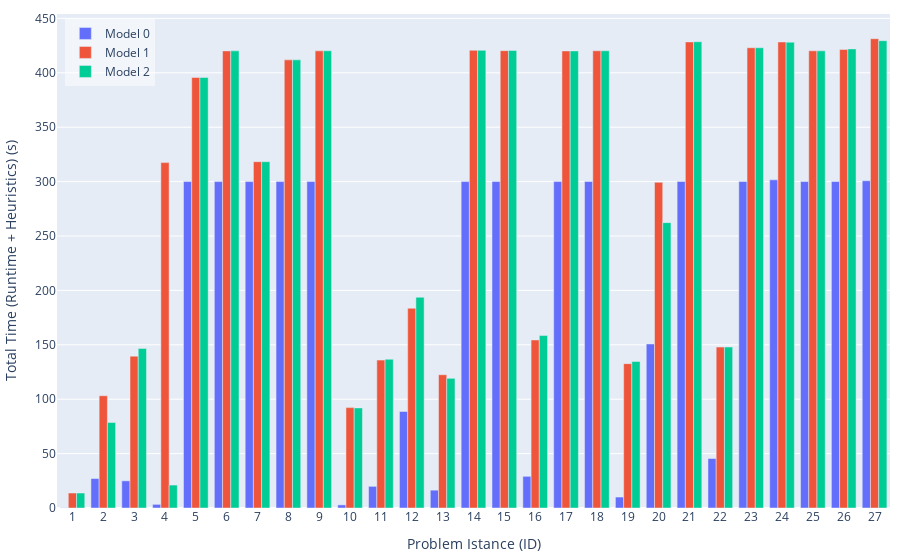

The code cell stored with this chart in its notebook:
### Code cell
import plotly.graph_objects as go

# Create bar plot with visible zeros
hovertemplate_text='Model: %{customdata[0]}<br>ID: %{x}<br>Gap: %{text}%<br>Nodes: %{customdata[1]}<br>Runtime: %{customdata[2]} s<extra></extra>'
fig = go.Figure(data=[
    go.Bar(
        name='Model 0', 
        x=df0['ID'], 
        y=df0['total_time'],
        text=df0['gap'].apply(lambda x: f'{x:.2f}'),  # Format text to 2 decimal places
        # Create a 2D array with multiple columns
        customdata=np.dstack((df0['model'], df0['nodes'], df0['total_time'].apply(lambda x: f'{x:.2f}')))[0],
        textposition='none',
        hovertemplate=hovertemplate_text
    ),
    go.Bar(
        name='Model 1', 
        x=df1['ID'], 
        y=df1['total_time'],
        text=df1['gap'].apply(lambda x: f'{x:.2f}'),
        customdata=np.dstack((df1['model'], df1['nodes'], df1['total_time'].apply(lambda x: f'{x:.2f}')))[0],
        textposition='none',
        hovertemplate=hovertemplate_text
    ),
    go.Bar(
        name='Model 2', 
        x=df2['ID'], 
        y=df2['total_time'],
        text=df2['gap'].apply(lambda x: f'{x:.2f}'),
        customdata=np.dstack((df2['model'], df2['nodes'], df2['total_time'].apply(lambda x: f'{x:.2f}')))[0],
        textposition='none',
        hovertemplate=hovertemplate_text
    ),
])

# Add a subtle visual indication for zero values
fig.update_layout(
    autosize=True,   # let the container size drive the plot
    margin=dict(l=10, r=10, t=10, b=10),    # width=1000,
    # width=1000,
    # height=600,
    barmode='group',
    yaxis = dict(
        title = 'Total Time (Runtime + Heuristics) (s)',
    ),
    xaxis = dict(
        title = 'Problem Istance (ID)',
        tickmode = 'array',
        tickvals = list(range(0, 28)),
        ticktext = list(range(0, 28)),
    ),
    legend=dict(
        x=0.01,
        y=0.99,
        xanchor='left',
        yanchor='top',
        bgcolor='rgba(255, 255, 255, 0.5)'
    )
)

fig.show()


# # Save as HTML
# div_schedule = plot(
#     fig, include_plotlyjs=True, config={"responsive": True}, output_type="div"
# )
# # write div snippet to file
# with open('../docs/images/results-total-time.html', 'w') as f:
#     f.write(div_schedule)

### Figure 1 — Plotly figure (JSON) as saved in the notebook; plotly's stock layout.template omitted (floating-point values rounded to 4 significant figures)
{"data": [{"customdata": [[0, 3, "0.22"], [0, 931, "27.07"], [0, 193, "24.98"], [0, 641, "3.34"], [0, 5543, "300.00"], [0, 616, "300.00"], [0, 26677, "300.00"], [0, 751, "300.01"], [0, 735, "300.01"], [0, 60, "2.87"], [0, 3, "19.91"], [0, 59, "88.71"], [0, 403, "16.40"], [0, 1035, "300.00"], [0, 82, "300.02"], [0, 1132, "29.12"], [0, 701, "300.00"], [0, 1, "300.13"], [0, 3, "10.07"], [0, 3, "150.74"], [0, 1, "300.13"], [0, 74, "45.49"], [0, 1, "300.02"], [0, 1, "301.61"], [0, 1625, "300.07"], [0, 1, "300.04"], [0, 1, "300.78"]], "hovertemplate": "Model: %{customdata[0]}<br>ID: %{x}<br>Gap: %{text}%<br>Nodes: %{customdata[1]}<br>Runtime: %{customdata[2]} s<extra></extra>", "name": "Model 0", "text": ["0.00", "0.00", "0.01", "0.00", "inf", "inf", "253.21", "inf", "inf", "0.00", "0.00", "0.00", "0.00", "inf", "inf", "0.00", "inf", "inf", "0.00", "0.00", "inf", "0.00", "inf", "inf", "11.14", "inf", "inf"], "textposition": "none", "type": "bar", "x": [1, 2, 3, 4, 5, 6, 7, 8, 9, 10, 11, 12, 13, 14, 15, 16, 17, 18, 19, 20, 21, 22, 23, 24, 25, 26, 27], "y": [0.215, 27.07, 24.98, 3.344, 300.0, 300.0, 300.0, 300.0, 300.0, 2.867, 19.91, 88.71, 16.4, 300.0, 300.0, 29.12, 300.0, 300.1, 10.07, 150.7, 300.1, 45.49, 300.0, 301.6, 300.1, 300.0, 300.8]}, {"customdata": [[1, 3, "13.77"], [1, 1111, "103.18"], [1, 86, "139.57"], [1, 80836, "317.44"], [1, 6337, "395.70"], [1, 655, "420.13"], [1, 34208, "318.28"], [1, 718, "411.88"], [1, 702, "420.15"], [1, 55, "92.26"], [1, 3, "135.93"], [1, 38, "183.62"], [1, 334, "122.48"], [1, 1412, "420.66"], [1, 74, "420.34"], [1, 1156, "154.46"], [1, 587, "420.10"], [1, 1, "420.22"], [1, 3, "132.68"], [1, 3, "299.32"], [1, 1, "428.37"], [1, 44, "147.89"], [1, 1, "423.02"], [1, 1, "428.33"], [1, 5753, "420.20"], [1, 1, "421.45"], [1, 1, "431.33"]], "hovertemplate": "Model: %{customdata[0]}<br>ID: %{x}<br>Gap: %{text}%<br>Nodes: %{customdata[1]}<br>Runtime: %{customdata[2]} s<extra></extra>", "name": "Model 1", "text": ["0.00", "0.00", "0.00", "16.93", "48.00", "87.81", "242.12", "103.37", "124.38", "0.00", "0.00", "0.00", "0.00", "17.26", "29.37", "0.00", "114.32", "3057.30", "0.00", "0.00", "76970.17", "0.00", "22997.23", "23526.60", "2.31", "13188.85", "12472.79"], "textposition": "none", "type": "bar", "x": [1, 2, 3, 4, 5, 6, 7, 8, 9, 10, 11, 12, 13, 14, 15, 16, 17, 18, 19, 20, 21, 22, 23, 24, 25, 26, 27], "y": [13.77, 103.2, 139.6, 317.4, 395.7, 420.1, 318.3, 411.9, 420.1, 92.26, 135.9, 183.6, 122.5, 420.7, 420.3, 154.5, 420.1, 420.2, 132.7, 299.3, 428.4, 147.9, 423.0, 428.3, 420.2, 421.5, 431.3]}, {"customdata": [[2, 3, "13.76"], [2, 63, "78.51"], [2, 102, "146.64"], [2, 624, "21.08"], [2, 1788, "395.69"], [2, 231, "420.16"], [2, 22890, "318.28"], [2, 547, "411.89"], [2, 1, "420.22"], [2, 55, "91.99"], [2, 3, "136.73"], [2, 43, "193.70"], [2, 260, "119.14"], [2, 1323, "420.64"], [2, 1, "420.53"], [2, 1179, "158.48"], [2, 314, "420.11"], [2, 1, "420.24"], [2, 3, "134.64"], [2, 3, "262.27"], [2, 1, "428.53"], [2, 51, "147.96"], [2, 1, "423.01"], [2, 1, "428.16"], [2, 5382, "420.20"], [2, 1, "421.96"], [2, 1, "429.51"]], "hovertemplate": "Model: %{customdata[0]}<br>ID: %{x}<br>Gap: %{text}%<br>Nodes: %{customdata[1]}<br>Runtime: %{customdata[2]} s<extra></extra>", "name": "Model 2", "text": ["0.00", "0.00", "0.00", "0.00", "55.18", "114.02", "248.45", "140.45", "929.74", "0.00", "0.00", "0.00", "0.00", "25.98", "352.86", "0.00", "113.40", "3057.30", "0.00", "0.00", "76970.17", "0.00", "22997.23", "23526.60", "2.67", "13188.85", "12472.79"], "textposition": "none", "type": "bar", "x": [1, 2, 3, 4, 5, 6, 7, 8, 9, 10, 11, 12, 13, 14, 15, 16, 17, 18, 19, 20, 21, 22, 23, 24, 25, 26, 27], "y": [13.76, 78.51, 146.6, 21.08, 395.7, 420.2, 318.3, 411.9, 420.2, 91.99, 136.7, 193.7, 119.1, 420.6, 420.5, 158.5, 420.1, 420.2, 134.6, 262.3, 428.5, 148.0, 423.0, 428.2, 420.2, 422.0, 429.5]}], "layout": {"autosize": true, "barmode": "group", "legend": {"bgcolor": "rgba(255, 255, 255, 0.5)", "x": 0.01, "xanchor": "left", "y": 0.99, "yanchor": "top"}, "margin": {"b": 10, "l": 10, "r": 10, "t": 10}, "xaxis": {"tickmode": "array", "ticktext": [0, 1, 2, 3, 4, 5, 6, 7, 8, 9, 10, 11, 12, 13, 14, 15, 16, 17, 18, 19, 20, 21, 22, 23, 24, 25, 26, 27], "tickvals": [0, 1, 2, 3, 4, 5, 6, 7, 8, 9, 10, 11, 12, 13, 14, 15, 16, 17, 18, 19, 20, 21, 22, 23, 24, 25, 26, 27], "title": {"text": "Problem Istance (ID)"}}, "yaxis": {"title": {"text": "Total Time (Runtime + Heuristics) (s)"}}}}
